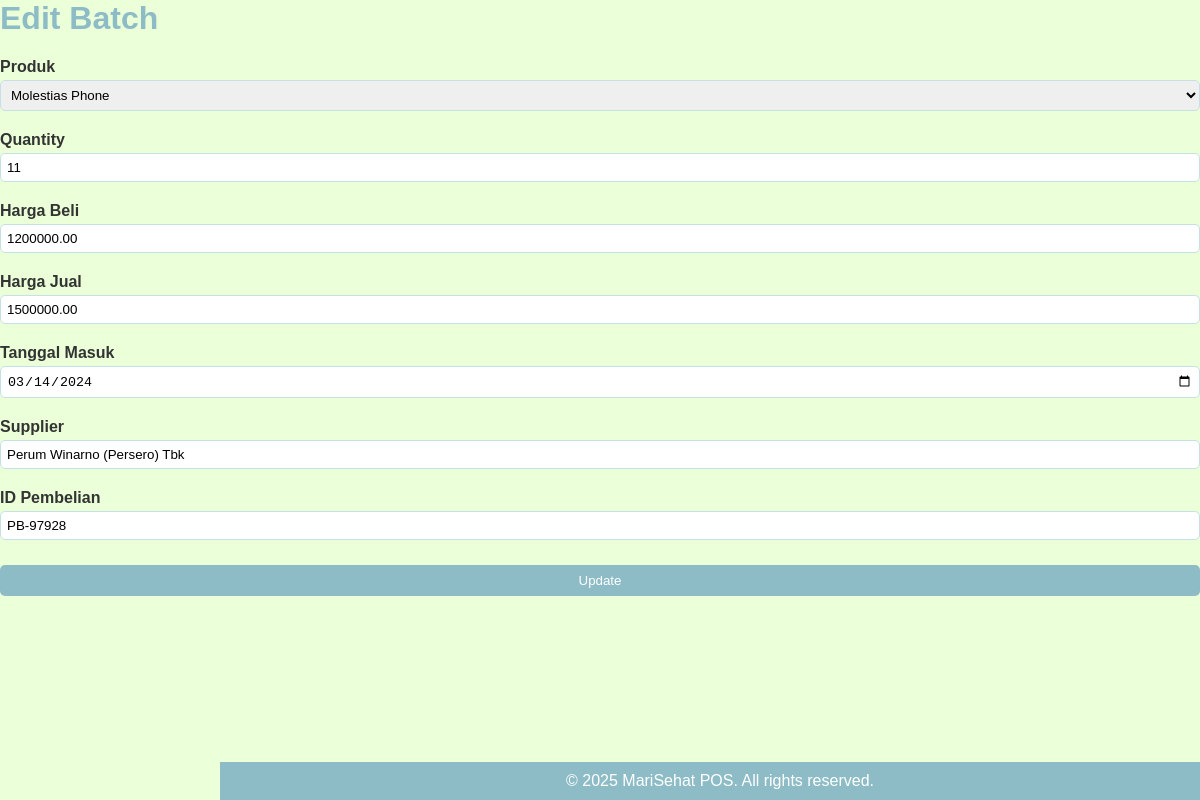
Page /inventory_batches/edit.php?id=1 on the committed database.
### tables this page shows
CREATE TABLE `inventory_batches` (
  `id` int(11) NOT NULL,
  `product_id` int(11) DEFAULT NULL,
  `quantity` int(11) DEFAULT NULL,
  `harga_beli` decimal(15,2) DEFAULT NULL,
  `harga_jual` decimal(15,2) DEFAULT NULL,
  `tanggal_masuk` date DEFAULT NULL,
  `supplier` varchar(100) DEFAULT NULL,
  `id_pembelian` varchar(50) DEFAULT NULL
);

CREATE TABLE `products` (
  `id` int(11) NOT NULL,
  `item_code` varchar(50) DEFAULT NULL,
  `sku` varchar(50) NOT NULL,
  `nama_produk` varchar(100) DEFAULT NULL,
  `variant` varchar(50) DEFAULT NULL,
  `brand` varchar(50) DEFAULT NULL,
  `category` varchar(50) DEFAULT NULL
);

### inventory_batches/edit.php (the view, shortened to what this page needs)
<?php
require '../db.php';
$id = $_GET['id'];
$stmt = $pdo->prepare("SELECT * FROM inventory_batches WHERE id = ?");
$stmt->execute([$id]);
$batch = $stmt->fetch();
$products = $pdo->query("SELECT * FROM products")->fetchAll();
?>
<link rel="stylesheet" href="../css/style.css">
<h1>Edit Batch</h1>
<form method="post">
    <label>Produk</label>
    <select name="product_id" required>
        <?php foreach ($products as $p): ?>
            <option value="<?= $p['id'] ?>" <?= $p['id'] == $batch['product_id'] ? 'selected' : '' ?>>
                <?= htmlspecialchars($p['nama_produk']) ?>
            </option>
        <?php endforeach; ?>
    </select>
    <label>Quantity</label>
    <input type="number" name="quantity" value="<?= $batch['quantity'] ?>" required>
    <label>Harga Beli</label>
    <input type="number" step="0.01" name="harga_beli" value="<?= $batch['harga_beli'] ?>" required>
    <label>Harga Jual</label>
    <input type="number" step="0.01" name="harga_jual" value="<?= $batch['harga_jual'] ?>" required>
    <label>Tanggal Masuk</label>
    <input type="date" name="tanggal_masuk" value="<?= $batch['tanggal_masuk'] ?>" required>
    <label>Supplier</label>
    <input type="text" name="supplier" value="<?= htmlspecialchars($batch['supplier']) ?>">
    <label>ID Pembelian</label>
    <input type="text" name="id_pembelian" value="<?= htmlspecialchars($batch['id_pembelian']) ?>">
    <input type="submit" value="Update">
</form>
<?php include '../includes/footer.php'; ?>

### css/style.css (style rules this page uses)
h1, h2 { color: #8DBCC7; }
button, input[type="submit"] { background-color: #8DBCC7; color: white; padding: 8px 12px; border: none; cursor: pointer; border-radius: 5px; }
form input, form select { padding: 8px; width: 100%; margin-bottom: 10px; border: 1px solid #C4E1E6; border-radius: 5px; }
form label { display: block; margin-top: 10px; font-weight: bold; }
form input[type="text"], form input[type="number"], form input[type="date"], form textarea, form select { width: 100%; padding: 6px; margin-top: 4px; box-sizing: border-box; }
form input[type="submit"] { margin-top: 15px; background-color: #8DBCC7; color: white; padding: 8px 12px; border: none; cursor: pointer; transition: background-color 0.3s; }

### rows in the picture
inventory_batches: product_id "Molestias Phone", quantity "11", harga_beli "1200000.00", harga_jual "1500000.00", tanggal_masuk "03/14/2024", supplier "Perum Winarno (Persero) Tbk", id_pembelian "PB-97928"
